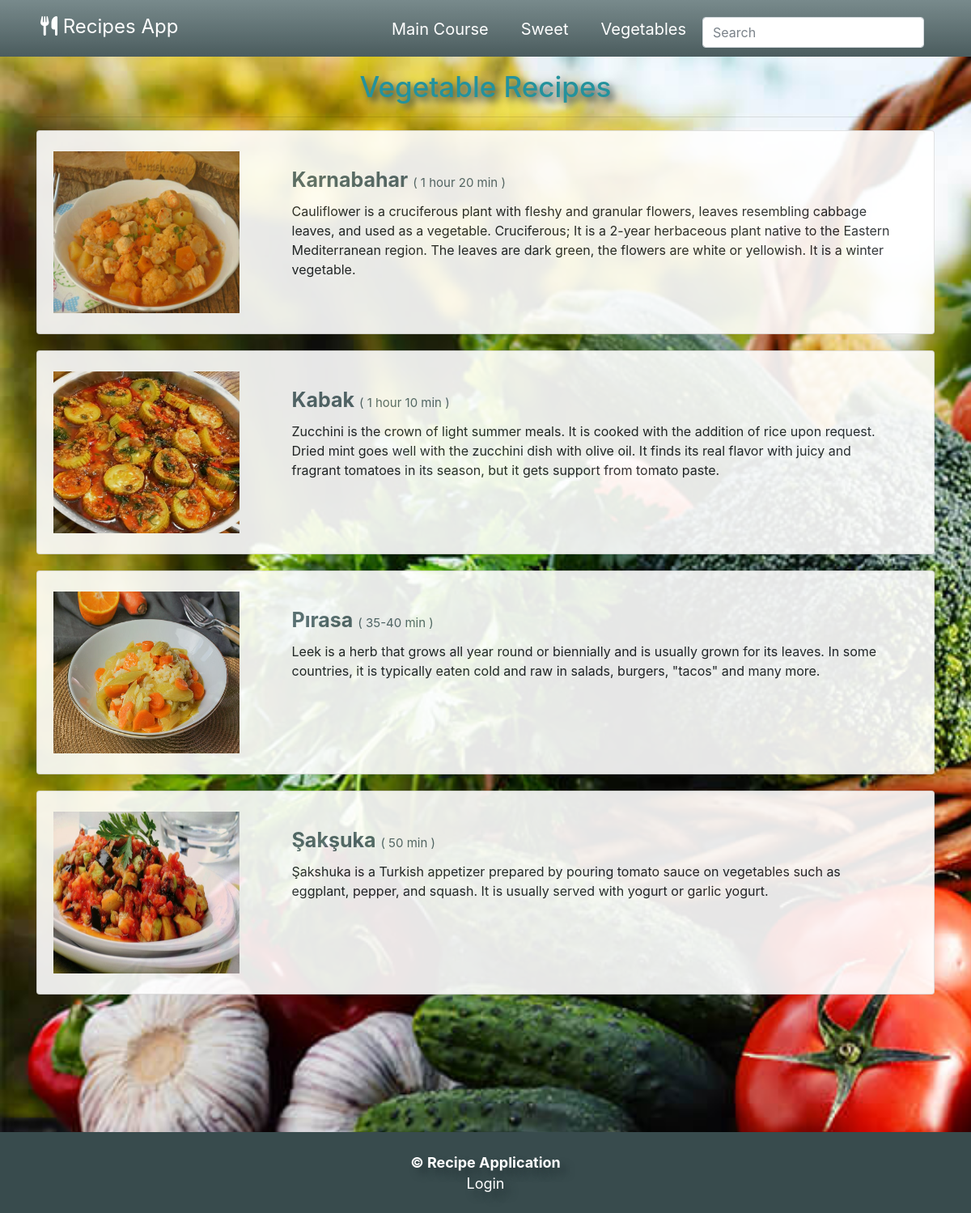
The page /vegetable on the database its author committed.
### recipeapp/models.py (models this page shows, shortened)
class vegetabledb(models.Model):
    title = models.CharField(max_length=30)
    image = models.CharField(max_length=30)
    description = models.TextField(max_length=850)
    category = models.CharField(max_length=25)
    time = models.CharField(max_length=20)
    descriptiondetail = models.TextField(max_length=1300)
    ingredient = models.TextField(max_length=450)

### recipeapp/views.py (the view)
# urls.py: path('vegetable', views.vegetable, name='vegetable'),
def vegetable(request):
    context = {
        "vegetable": vegetabledb.objects.all()
    }
    return render(request, 'vegetable.html', context)

### templates/vegetable.html (shortened to what this page needs)
{% extends 'base.html' %}
{% load static %}
{% block link %}
    <link rel="stylesheet" href="{% static 'css/posts.css' %}">
{% endblock %}
{% block navbar %} {% include 'partials/navbar-2.html' %} {% endblock %}
{% block main %}
    <div class="container pt-3">
        <span id="_title"><h3 class="text-center">Vegetable Recipes</h3><hr></span>
        {% for blog in vegetable %}
            {% include 'partials/vegetable/_vegetable.html' %}
        {% endfor %}
    </div>
    <div style="height: 150px"></div>
{% endblock %}

### templates/partials/vegetable/_vegetable.html
{% load static %}
<div class="card card-main">
    <div class="row">
        <div class="col-md-3">
            <a href="{% url 'vegetable_detail' blog.id %}"> <img src="{% static "images/vegetable/"|add:blog.image %}" alt="" class="img-fluid"></a>
        </div>
        <div class="col-md-9">
            <div class="card-body">
                <a href="{% url 'vegetable_detail' blog.id %}"><h5 class="card-title recipe-title"> <span id="title">{{ blog.title }}</span> <span class="time">( {{ blog.time }} )</span></h5></a>
                <p>
                    {{ blog.description }}
                </p>
            </div>
        </div>
    </div>
</div>
<div style="height: 20px"></div>

### static/css/base.css (style rules this page uses)
* { padding: 0; margin: 0; box-sizing: border-box; }
.row { display: flex; justify-content: space-between; padding: 20px; margin: 5px; }

### static/css/posts.css (style rules this page uses)
.container .card { opacity: 0.9; }
.card-title { font-weight: bold; font-size: 25px; }
#_title h3 { text-shadow: 5px 5px 10px #28383b; font-size: 35px; color: #23929d; }
.time { font-weight: lighter; font-size: 15px; }
a { color: #566b6e; }
#_title { color: black; }
.card img { height: 200px; width: 230px; }

### rows shown on the page
vegetabledb: image (picture), title "Karnabahar", time "1 hour 20 min", description "Cauliflower is a cruciferous plant with fleshy and granular flowers, leaves resembling cabbage leaves, and used as a vegetable. Cruciferous; It is a 2-year herbaceous plant native to the Eastern Mediterranean region. The leaves are dark green, the flowers are white or yellowish. It is a winter vegetable."
vegetabledb: image (picture), title "Kabak", time "1 hour 10 min", description "Zucchini is the crown of light summer meals. It is cooked with the addition of rice upon request. Dried mint goes well with the zucchini dish with olive oil. It finds its real flavor with juicy and fragrant tomatoes in its season, but it gets support from tomato paste."
vegetabledb: image (picture), title "Pırasa", time "35-40 min", description "Leek is a herb that grows all year round or biennially and is usually grown for its leaves. In some countries, it is typically eaten cold and raw in salads, burgers, \"tacos\" and many more."
vegetabledb: image (picture), title "Şakşuka", time "50 min", description "Şakshuka is a Turkish appetizer prepared by pouring tomato sauce on vegetables such as eggplant, pepper, and squash. It is usually served with yogurt or garlic yogurt."
